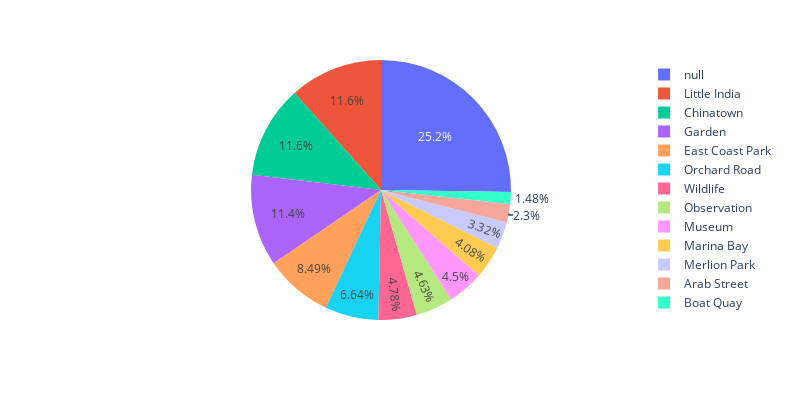

Write notebook code for a chart like this one.
### Markdown cell above
#### 2.3 Proportion of Grouped Nearby Attraction

### Code cell
nearby_attraction_count = bucket_df['nearby_attraction'].value_counts(dropna=False)
nearby_attraction_fig = px.pie(nearby_attraction_count, names=nearby_attraction_count.index, values='nearby_attraction', width=800, height=400)
nearby_attraction_fig.show()

### Figure 1 — Plotly figure (JSON) as saved in the notebook; plotly's stock layout.template omitted (floating-point values rounded to 4 significant figures)
{"data": [{"domain": {"x": [0, 1], "y": [0, 1]}, "hovertemplate": "index=%{label}<br>nearby_attraction=%{value}<extra></extra>", "labels": [null, "Little India", "Chinatown", "Garden", "East Coast Park", "Orchard Road", "Wildlife", "Observation", "Museum", "Marina Bay", "Merlion Park", "Arab Street", "Boat Quay"], "legendgroup": "", "name": "", "showlegend": true, "type": "pie", "values": [2818, 1293, 1290, 1272, 948, 741, 533, 517, 502, 455, 370, 257, 165]}], "layout": {"height": 400, "legend": {"tracegroupgap": 0}, "margin": {"t": 60}, "width": 800}}
